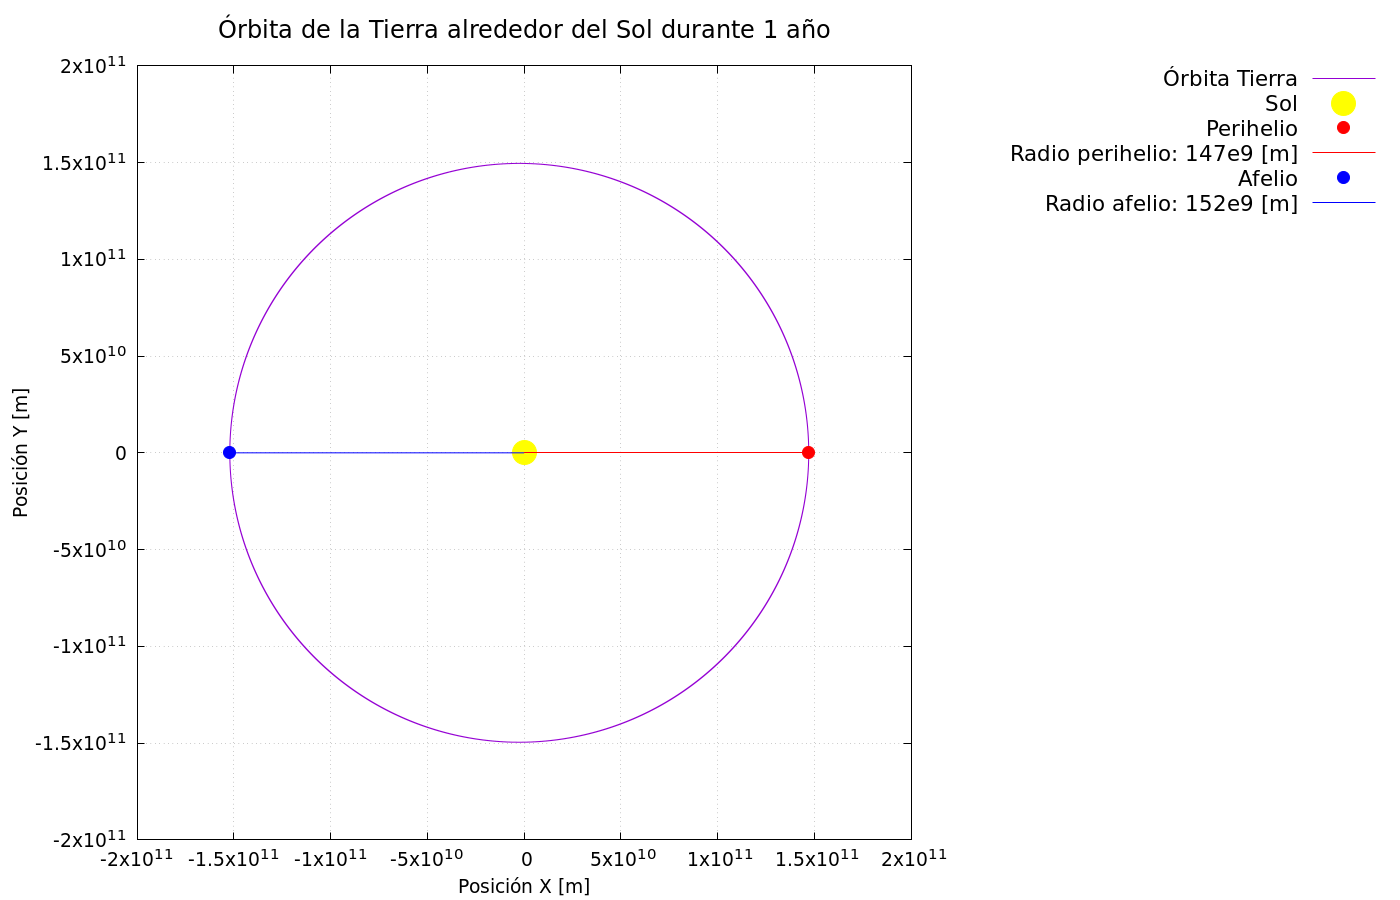

The script that saved this image:
# Script de Gnuplot para graficar la órbita de la Tierra durante un año

set title "Órbita de la Tierra alrededor del Sol durante 1 año" font ",18"
set xlabel "Posición X [m]" font ",14"
set ylabel "Posición Y [m]" font ",14"
set key font ",16"
set tics font ",14"

set xrange [-2e11:2e11]
set yrange [-2e11:2e11]
set size ratio 1
set key outside
set grid
set terminal pngcairo enhanced size 1400,900
set output 'orbita_1a.png'

datafile = '../resultados/posorbita.txt'

# Coordenadas del perihelio
x0 = 147.09829e9
y0 = 0

#Coordenadas del afelio
stats '../resultados/posorbita_afelio.txt' using 1:2 nooutput
x_afelio = STATS_max_x   # Coordenada X del afelio
y_afelio = STATS_max_y   # Coordenada Y del afelio


# Crear archivo temporal con el punto del perihelio (x0, y0) y el centro (0, 0)
set print 'temp_points1.dat'
print 0, 0  # El centro
print x0, y0  # El perihelio
unset print
set print 'temp_points2.dat'
print x0, y0  # El perihelio
unset print
set print 'temp_points3.dat'
print 0,0  # El Sol
unset print
set print 'temp_points4.dat'
print x_afelio, y_afelio #El afelio
print 0,0  
unset print


# Dibujar la órbita Dibujamos punto rojo en el perihelio Dibujamos linea del centro al perihelio Dibujamos punto ilustrativo de la posicion del sol
plot datafile using 1:2 with lines title 'Órbita Tierra', \
    'temp_points3.dat' using 1:2 with points pt 7 ps 4 lc rgb 'yellow' title 'Sol', \
    'temp_points2.dat' using 1:2 with points pt 7 ps 2 lc rgb 'red' title 'Perihelio', \
    'temp_points1.dat' using 1:2 with lines ls 1 lc rgb 'red' title 'Radio perihelio: 147e9 [m]', \
    '../resultados/posorbita_afelio.txt' using 1:2 with points pt 7 ps 2 lc rgb 'blue' title 'Afelio', \
    'temp_points4.dat' using 1:2 with lines ls 1 lc rgb 'blue' title 'Radio afelio: 152e9 [m]', \



# Eliminar el archivo temporal después de graficar
system('rm temp_points1.dat')
system('rm temp_points2.dat')
system('rm temp_points3.dat')
system('rm temp_points4.dat')



# Cerrar el archivo de salida
set output